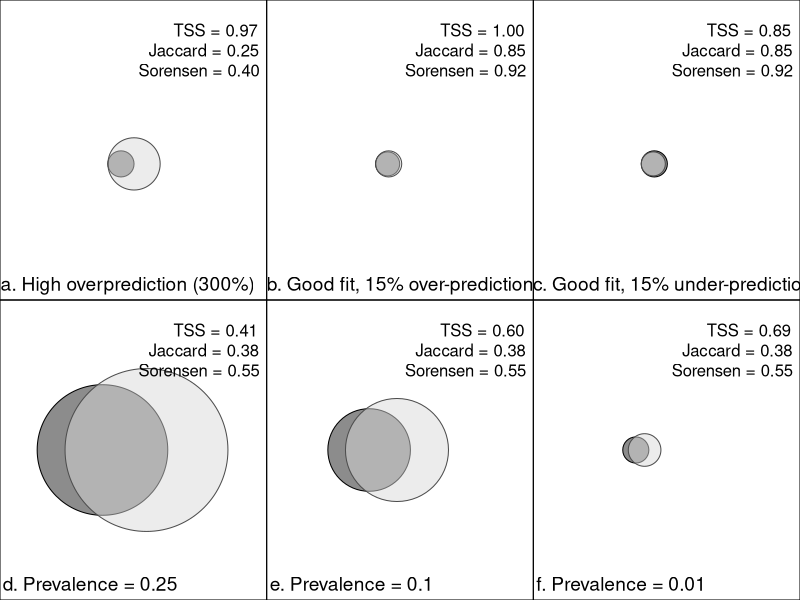
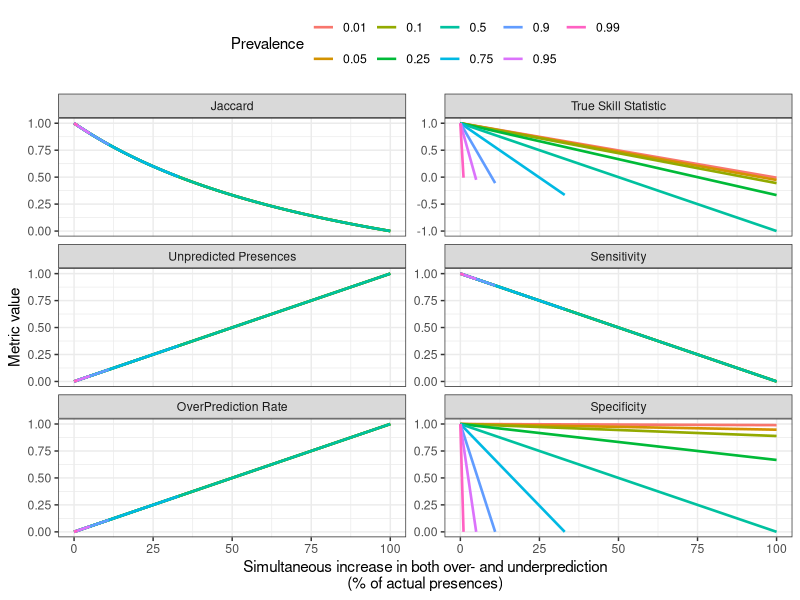
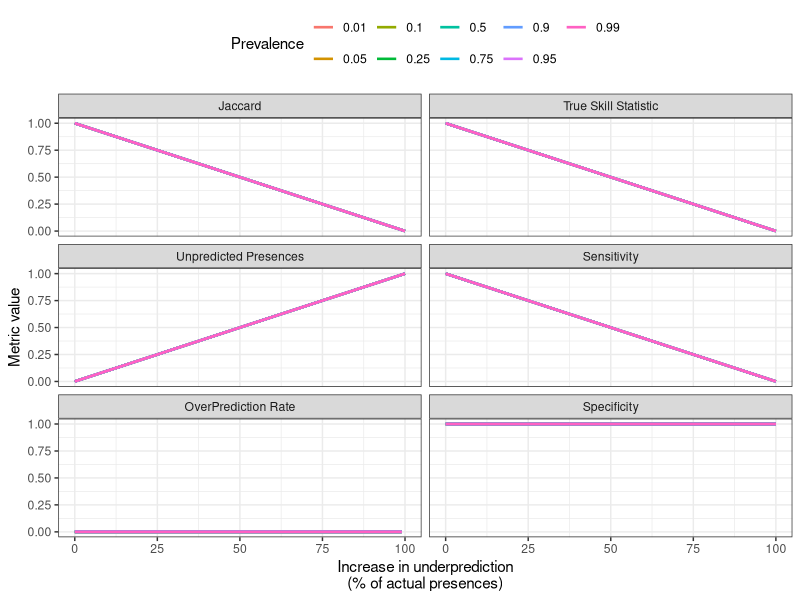
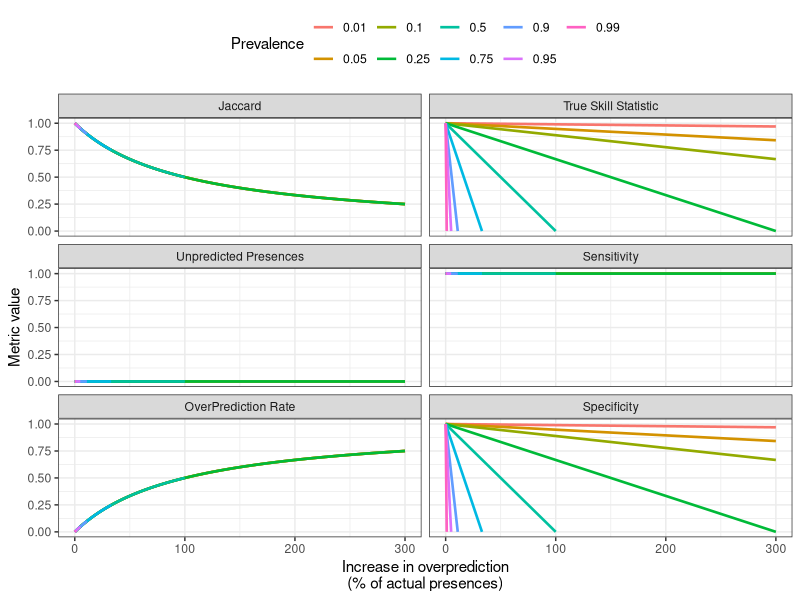

Write the R code that produced these figures, in order.
library(reshape2)
library(ggplot2)

#### Figure 1: examples ####


#### Values for the first 3 subfigures 
# One can play around with the values to see the effect on metrics
#        Fig.1  Fig.2  Fig.3          
FN =  c(     0,    0,    15)
TP =  c(   100,   85,    85)
FP =  c(   300,   15,     0)

# Prevalence for subfigures 4 5 & 6
prevalence = c(  0.25,  0.1,  0.01 )

# OPR & UP values for subfigures 4, 5 & 6
OPR = 0.55
UTP = 0.3

# Calculation of all the metrics
total = 10000 # (total number of possible values) - change this number to see the effect of sample size on metrics
obs  = TP+FN
obs  = c(obs, round( prevalence * total ))
FN   = c(FN,  round( prevalence * total * UTP ))
TP   = c(TP,  round( prevalence * total * (1-UTP) ))
FP   = c(FP,  round( TP[4:6] * (OPR/(1-OPR)) ))
pred = TP+FP
TN   = total-obs-FP


Jaccard  = round(   TP / (  TP+FN+FP)  ,2) 
Sorensen = round( 2*TP / (2*TP+FN+FP)  ,2)
OPR  = round( FP / pred ,2)
UTP  = round( FN / obs  ,2)
Sens = round( TP / (TP+FN) ,2)
Spe  = round( TN / (TN+FP) ,2)
TSS  = round( Sens + Spe - 1 ,2)
x = TP-pred*obs/total
Prevalence = round( (TP+FN) / total  ,2)

df <- data.frame(TP, TN, FP, FN, obs, pred, OPR, UTP,Jaccard, Sorensen, Sens, Spe, TSS, Prevalence )
print(df)


#### Graphical parameters 
width  = 1200 #pixels
height = 675  #pixels
row = 2
col = 3

titles=c(paste0('High overprediction (',
                FP[1]/TP[1] * 100, '%)'), 
         'Good fit, 15% over-prediction', 'Good fit, 15% under-prediction',
         paste('Prevalence = ', df$Prevalence[4],sep=""), 
         paste('Prevalence = ', df$Prevalence[5],sep=""), 
         paste('Prevalence = ' , df$Prevalence[6],sep=""))


#### Calculation of the relative size of circles for figures 
area=height*width
diametres.obs <-  2*sqrt(obs*area /(total*pi))/96 #inches
diametres.pred <- 2*sqrt(pred*area/(total*pi))/96 #inches
ratio = df$UTP

# Change the following lines 
par( mfrow = c(row,col), mar = c(0,0,0,0) )
#### Plots 
for (i in 1:6)
{
  if (i<=3){
    #     L='A'
    #     j=i
    x0=-1 
    y0=-1
    x1=diametres.pred[i]-diametres.obs[i]+x0}
  else{
    #     L='B'
    #     j=i-3
    x0=-2.5
    y0=0
    x1=ratio[i]*(diametres.pred[i]+diametres.obs[i])+x0}
  
  
  # Aire Observ?e
  symbols(  x0,y0, circles=diametres.obs[i],  ylim=c(-10,10), xlim=c(-10,10), inches = FALSE,  xaxt='n', yaxt='n', ann=FALSE, bg=gray(0.1, alpha = .5))
  #Aire Pr?dite
  symbols(  x1,y0, fg = grey(.3), circles=diametres.pred[i], ylim=c(-10,10), xlim=c(-10,10), inches = FALSE,  xaxt='n', yaxt='n', ann=FALSE, bg=gray(0.85, alpha = .5), add=T)
  
  
  # Titre et affichage des m?triques
  mtext(paste(letters[i], ". ", titles[i], sep=""), adj=0.03, side=1, line=-1.5, cex=1.15, font=1)
  # mtext(paste('TN =',   TN[i], '\nTP =',       TP[i], '\nFN =',            FN[i], '\nFP =',             FP[i], sep=" "), adj=0.02, side=3, line=-7, cex=1)
  mtext(paste('TSS = ', format(TSS[i], nsmall = 2),
              '\nJaccard = ',  format(Jaccard[i], nsmall = 2), 
              '\nSorensen = ', format(Sorensen[i], nsmall = 2), sep=""), adj=0.95, side=3, line=-6, cex=1)
  # mtext(paste('UTP = ', format(UTP[i], nsmall = 2), 
  #             '\nOPR = ',     format(OPR[i], nsmall = 2), 
  #             '\nSensitivity = ', format(Sens[i], nsmall = 2), 
  #             '\nSpecificity = ',   format(Spe[i], nsmall = 2), sep=""), adj=0.95, side=1, line=-2, cex=1)
}


#### Figure 2: simulations ####

metrics <- function(x, total)
{
  TP <- x[, "TP"]
  FP <- x[, "FP"]
  FN <- x[, "FN"]
  TN <- x[, "TN"]
  
  pred <- TP + FP
  obs <- TP + FN
  
  
  results <- data.frame(matrix(nc = 0, nr = nrow(x)))
  
  
  
  results$TP <- TP
  results$FP <- FP
  results$FN <- FN
  results$TN <- TN
  results$Jaccard <- TP / (TP + FN + FP)
  results$Sorensen = 2 * TP / (2 * TP + FN + FP)
  results$OPR  = FP / (TP + FP)
  results$UTP  = FN / (TP + FN)
  results$Sens = TP / (TP + FN)
  results$Spe  = TN / (TN + FP)
  results$TSS  = TP / (TP + FN) + TN / (TN + FP) - 1
  results$Kappa = (TP - pred * obs / total) / ((TP - pred * obs / total) + FP * (1/2) + FN * (1/2))
  results$prevalence = obs / total
  results$pred.prevalence = pred / total
  results$OPpc = FP / obs
  
  return(results)
  
}


# Figure 2
tns <- c(9900, 1900, 900, 300, 100, 33, 11, 5, 1)
all.res <- NULL
res <- data.frame(matrix(nr = 1, nc = 4, dimnames = list(1, c("TP", "FP", "FN", "TN"))))
for(TN in tns)
{
  res$TP <- 100
  res$FP <- 0
  res$FN <- 0
  res$TN <- TN
  all.res <- rbind(all.res, 
                   res)
  
  while(res$TP > 0)
  {
    if(res$TN > 0)
    {
      res$TP <- res$TP - 1
      res$FN <- res$FN + 1
      res$FP <- res$FP + 1
      res$TN <- res$TN - 1
      all.res <- rbind(all.res, 
                       res)
    } else
    {
      res$TP <- 0
    }
  }
}

results <- metrics(all.res, total = apply(all.res, 1, sum))

ggr <- melt(results, id.vars = c("prevalence", "pred.prevalence", "TP", "FP", "FN", "TN", "OPR", "UTP", "OPpc"), 
            measure.vars = c("Jaccard", "TSS", "UTP", "Sens", "OPR", "Spe"))

ggr$prevalence <- round(ggr$prevalence, 2)
ggr$prev <- as.factor(ggr$prevalence)
ggr$OPR <- ggr$OPR * 100
ggr$UTP <- ggr$UTP * 100

levels(ggr$variable) <- c("Jaccard", "True Skill Statistic", "Unpredicted Presences", "Sensitivity", "OverPrediction Rate", "Specificity")

ggplot(ggr, aes(x = OPR, y = value, col = prev)) + 
  geom_line(size = .9) + 
  facet_wrap(~variable, scales = "free_y", nrow = 3) +
  xlab("Simultaneous increase in both over- and underprediction\n(% of actual presences)") + theme_bw() +
  guides(col=guide_legend(title = "Prevalence")) + ylab("Metric value") + 
  theme(legend.position = "top")


# Figure A1

tns <- c(9900, 1900, 900, 300, 100, 33, 11, 5, 1)
all.res <- NULL
res <- data.frame(matrix(nr = 1, nc = 4, dimnames = list(1, c("TP", "FP", "FN", "TN"))))
for(TN in tns)
{
  res$TP <- 100
  res$FP <- 0
  res$FN <- 0
  res$TN <- TN
  all.res <- rbind(all.res, 
                   res)
  
  while(res$TP > 0)
  {
    
    res$TP <- res$TP - 1
    res$FN <- res$FN + 1
    all.res <- rbind(all.res, 
                     res)
    
  }
}

results <- metrics(all.res, total = apply(all.res, 1, sum))
# results <- results[which(results$prevalence <= 0.5), ]

ggr <- melt(results, id.vars = c("prevalence", "pred.prevalence", "TP", "FP", "FN", "TN", "OPR", "UTP", "OPpc"), 
            measure.vars = c("Jaccard", "TSS", "UTP", "Sens", "OPR", "Spe"))

ggr$prevalence <- round(ggr$prevalence, 2)
ggr$prev <- as.factor(ggr$prevalence)
ggr$OPR <- ggr$OPR * 100
ggr$UTP <- ggr$UTP * 100


levels(ggr$variable) <- c("Jaccard", "True Skill Statistic", "Unpredicted Presences", "Sensitivity", "OverPrediction Rate", "Specificity")

ggplot(ggr, aes(x = UTP, y = value, col = prev)) + 
  geom_line(size = .9) + 
  facet_wrap(~variable, nrow = 3) +
  xlab("Increase in underprediction\n(% of actual presences)") + theme_bw() +
  guides(col=guide_legend(title = "Prevalence")) + ylab("Metric value") + 
  theme(legend.position = "top")


# Figure A2
tns <- c(9900, 1900, 900, 300, 100, 33, 11, 5, 1)
all.res <- NULL
res <- data.frame(matrix(nr = 1, nc = 4, dimnames = list(1, c("TP", "FP", "FN", "TN"))))
for(TN in tns)
{
  res$TP <- 100
  res$FP <- 0
  res$FN <- 0
  res$TN <- TN
  all.res <- rbind(all.res, 
                   res)
  
  while(res$TN > 0 & (res$TP + res$FP) < 4 * (res$FN + res$TP))
  {
    
    res$FP <- res$FP + 1
    res$TN <- res$TN - 1
    all.res <- rbind(all.res, 
                     res)
    
  }
}

results <- metrics(all.res, total = apply(all.res, 1, sum))

ggr <- melt(results, id.vars = c("prevalence", "pred.prevalence", "TP", "FP", "FN", "TN", "OPR", "UTP", "OPpc"), 
            measure.vars = c("Jaccard", "TSS", "UTP", "Sens", "OPR", "Spe"))

ggr$prevalence <- round(ggr$prevalence, 2)
ggr$prev <- as.factor(ggr$prevalence)
ggr$OPR <- ggr$OPR * 100
ggr$UTP <- ggr$UTP * 100
ggr$OPpc <- ggr$OPpc * 100

levels(ggr$variable) <- c("Jaccard", "True Skill Statistic", "Unpredicted Presences", "Sensitivity", "OverPrediction Rate", "Specificity")

ggplot(ggr, aes(x = OPpc, y = value, col = prev)) + 
  geom_line(size = .9) + 
  facet_wrap(~variable, nrow = 3) +
  xlab("Increase in overprediction\n(% of actual presences)") + theme_bw() +
  guides(col=guide_legend(title = "Prevalence")) + ylab("Metric value") + 
  theme(legend.position = "top")

